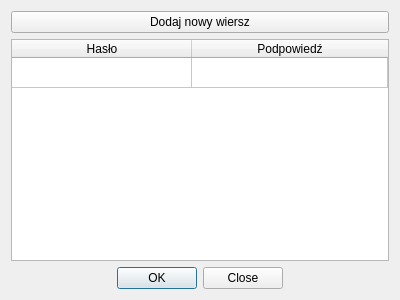
<?xml version="1.0" encoding="UTF-8"?>
<ui version="4.0">
 <class>FormularzHasel</class>
 <widget class="QDialog" name="FormularzHasel">
  <property name="geometry">
   <rect>
    <x>0</x>
    <y>0</y>
    <width>400</width>
    <height>300</height>
   </rect>
  </property>
  <property name="windowTitle">
   <string>Utwórz / Edytuj Hasła</string>
  </property>
  <layout class="QVBoxLayout" name="verticalLayout">
   <item>
    <widget class="QPushButton" name="pushButtonNowyWiersz">
     <property name="text">
      <string>Dodaj nowy wiersz</string>
     </property>
    </widget>
   </item>
   <item>
    <widget class="QTableWidget" name="tablicaSlow">
     <property name="frameShape">
      <enum>QFrame::StyledPanel</enum>
     </property>
     <property name="lineWidth">
      <number>1</number>
     </property>
     <property name="alternatingRowColors">
      <bool>false</bool>
     </property>
     <property name="rowCount">
      <number>1</number>
     </property>
     <property name="columnCount">
      <number>2</number>
     </property>
     <attribute name="horizontalHeaderCascadingSectionResizes">
      <bool>true</bool>
     </attribute>
     <attribute name="horizontalHeaderDefaultSectionSize">
      <number>180</number>
     </attribute>
     <attribute name="horizontalHeaderStretchLastSection">
      <bool>true</bool>
     </attribute>
     <attribute name="verticalHeaderVisible">
      <bool>false</bool>
     </attribute>
     <attribute name="verticalHeaderCascadingSectionResizes">
      <bool>false</bool>
     </attribute>
     <row/>
     <column>
      <property name="text">
       <string>Hasło</string>
      </property>
     </column>
     <column>
      <property name="text">
       <string>Podpowiedź</string>
      </property>
     </column>
    </widget>
   </item>
   <item>
    <layout class="QHBoxLayout" name="horizontalLayout">
     <item>
      <widget class="QDialogButtonBox" name="buttonBox">
       <property name="orientation">
        <enum>Qt::Horizontal</enum>
       </property>
       <property name="standardButtons">
        <set>QDialogButtonBox::Close|QDialogButtonBox::Ok</set>
       </property>
       <property name="centerButtons">
        <bool>true</bool>
       </property>
      </widget>
     </item>
    </layout>
   </item>
  </layout>
 </widget>
 <resources/>
 <connections>
  <connection>
   <sender>buttonBox</sender>
   <signal>rejected()</signal>
   <receiver>FormularzHasel</receiver>
   <slot>reject()</slot>
   <hints>
    <hint type="sourcelabel">
     <x>302</x>
     <y>285</y>
    </hint>
    <hint type="destinationlabel">
     <x>5</x>
     <y>3</y>
    </hint>
   </hints>
  </connection>
 </connections>
</ui>
